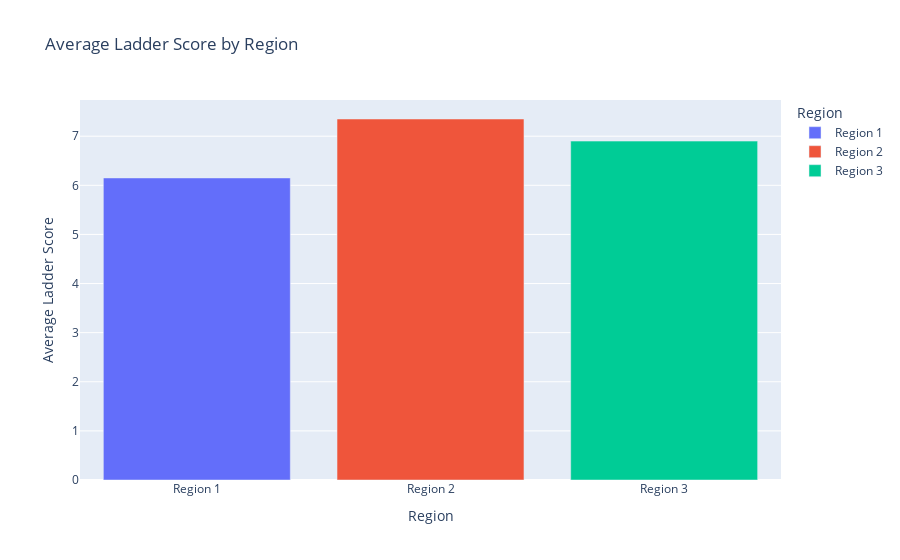

Notebook source saved alongside this figure:
### Code cell
fig = px.bar(mean_score_by_region, x='Region', y='Ladder score', color='Region',
             title='Average Ladder Score by Region',
             labels={'Ladder score': 'Average Ladder Score', 'Region': 'Region'})
fig.show()

### Figure 1 — Plotly figure (JSON) as saved in the notebook; plotly's stock layout.template omitted (floating-point values rounded to 4 significant figures)
{"data": [{"alignmentgroup": "True", "hovertemplate": "Region=%{x}<br>Average Ladder Score=%{y}<extra></extra>", "legendgroup": "Region 1", "marker": {"color": "#636efa", "pattern": {"shape": ""}}, "name": "Region 1", "offsetgroup": "Region 1", "orientation": "v", "showlegend": true, "textposition": "auto", "type": "bar", "x": ["Region 1"], "xaxis": "x", "y": [6.15], "yaxis": "y"}, {"alignmentgroup": "True", "hovertemplate": "Region=%{x}<br>Average Ladder Score=%{y}<extra></extra>", "legendgroup": "Region 2", "marker": {"color": "#EF553B", "pattern": {"shape": ""}}, "name": "Region 2", "offsetgroup": "Region 2", "orientation": "v", "showlegend": true, "textposition": "auto", "type": "bar", "x": ["Region 2"], "xaxis": "x", "y": [7.35], "yaxis": "y"}, {"alignmentgroup": "True", "hovertemplate": "Region=%{x}<br>Average Ladder Score=%{y}<extra></extra>", "legendgroup": "Region 3", "marker": {"color": "#00cc96", "pattern": {"shape": ""}}, "name": "Region 3", "offsetgroup": "Region 3", "orientation": "v", "showlegend": true, "textposition": "auto", "type": "bar", "x": ["Region 3"], "xaxis": "x", "y": [6.9], "yaxis": "y"}], "layout": {"barmode": "relative", "legend": {"title": {"text": "Region"}, "tracegroupgap": 0}, "title": {"text": "Average Ladder Score by Region"}, "xaxis": {"anchor": "y", "categoryarray": ["Region 1", "Region 2", "Region 3"], "categoryorder": "array", "domain": [0, 1], "title": {"text": "Region"}}, "yaxis": {"anchor": "x", "domain": [0, 1], "title": {"text": "Average Ladder Score"}}}}
